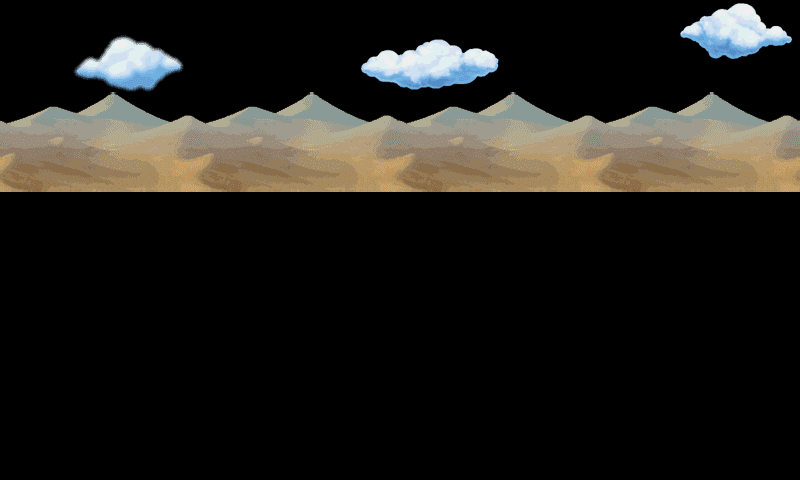

A level layout from a 2D game, rendered from its tile map. Below: a short description, then the map file with tile-grid data replaced by summaries:
An orthogonal 25x15 tile map with 32x32 px tiles, 2 tile layers (BackDune2, Cloud), 2 tilesets.

<map version="1.0" orientation="orthogonal" renderorder="right-down" width="25" height="15" tilewidth="32" tileheight="32" nextobjectid="1">
 <tileset firstgid="1" name="1_3_atlas" tilewidth="32" tileheight="32" tilecount="640" columns="32">
  <image source="1_3_atlas.png" width="1024" height="640" />
 </tileset>
 <tileset firstgid="641" name="DesertLand" tilewidth="32" tileheight="32" tilecount="625" columns="25">
  <image source="DesertLand.png" width="800" height="800" />
 </tileset>
 <layer name="BackDune2" width="25" height="15">
  <data>[375 cells, 100 non-empty, 100 distinct tile ids]</data>
 </layer>
 <layer name="Cloud" width="25" height="15">
  <data>[375 cells, 26 non-empty, 26 distinct tile ids]</data>
 </layer>
</map>
